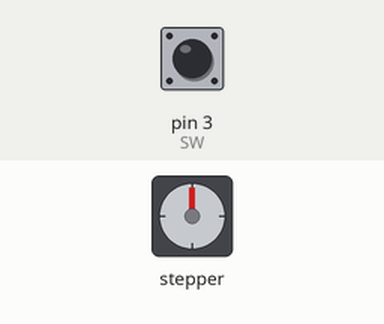
This sketch was run on a simulated Arduino Uno, built with avr-gcc and run on an emulated ATmega328P. Shown: stepper motor. Inputs (shaded band) come from the test bench; at power-on: pin 3 (SW) HIGH. Stepper angles assume 2048 steps per turn.

Above: at 1.2 s.
1.3 s: pin 3 (SW) pulled LOW for 0.15 s
At 3.2 s:
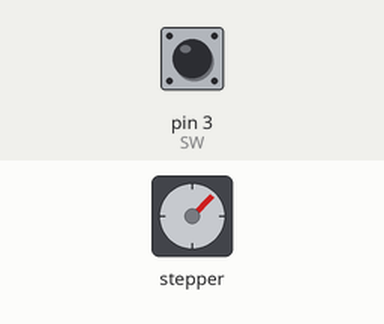
3.5 s: pin 3 (SW) pulled LOW for 1 s
At 5.4 s:
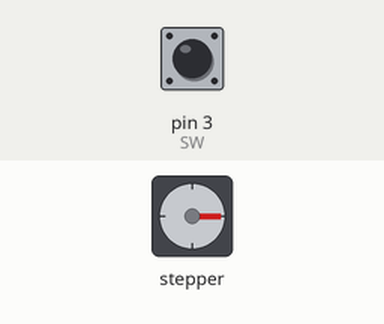
6.0 s: pin 3 (SW) pulled LOW for 0.15 s
At 7.6 s:
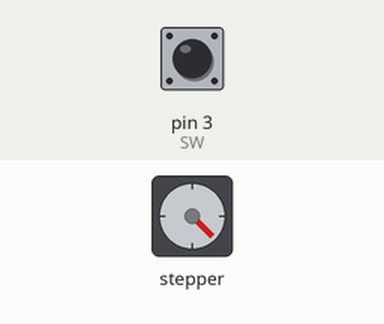
8.2 s: pin 3 (SW) pulled LOW for 3.2 s
At 9.5 s:
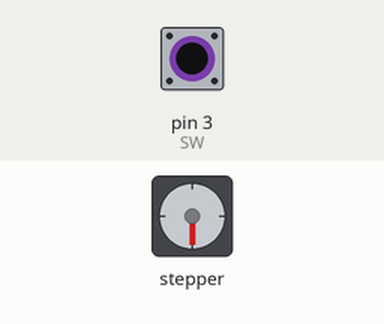
12.9 s: pin 3 (SW) pulled LOW for 0.15 s
At 14.5 s:
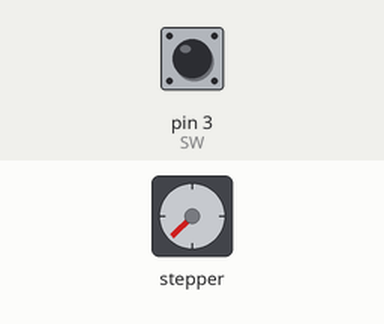
15.1 s: pin 3 (SW) pulled LOW for 1 s
At 16.5 s:
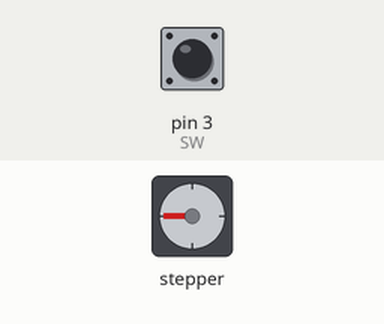
Timing chart, 0 to 18.1 s (numbered marks = the images above; inputs shaded):
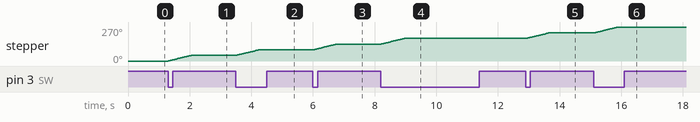

The sketch:

motor_on.ino
```cpp
#include <Stepper.h>

#define MOTOR_1   (4)   // blue
#define MOTOR_2   (5)   // pink
#define MOTOR_3   (6)   // yellow
#define MOTOR_4   (7)   // orange

#define SW  (3)

#define MOTOR_STEPS (2048)

// ライブラリが想定している配線が異なるので2番、3番を入れ替える
Stepper myStepper(MOTOR_STEPS, MOTOR_1, MOTOR_3, MOTOR_2, MOTOR_4);

void setup() {
  pinMode(SW, INPUT);
  myStepper.setSpeed(10);
}

void loop() {
  // スイッチを押して離すとモーターを45°回転させる
  while (!digitalRead(SW)) { delay(50); }
  while (digitalRead(SW))  { delay(50); }
  myStepper.step(256);

  // 静止時の負荷が無く勿体無いので電流を止める
  stopMotor();
}

// モーターへの電流を止める
void stopMotor() {
  digitalWrite(MOTOR_1, LOW);
  digitalWrite(MOTOR_2, LOW);
  digitalWrite(MOTOR_3, LOW);
  digitalWrite(MOTOR_4, LOW);
}
```

Measured:
- after the input at 1.3 s, stepper: turns 45° clockwise in 0.74 s, starting at once
- after the input at 3.5 s, stepper: turns 45° clockwise in 0.74 s, starting at once
- after the input at 6.0 s, stepper: turns 45° clockwise in 0.74 s, starting at once
- after the input at 8.2 s, stepper: turns 45° clockwise in 0.74 s, starting at once
- after the input at 12.9 s, stepper: turns 45° clockwise in 0.74 s, starting at once
- after the input at 15.1 s, stepper: turns 45° clockwise in 0.74 s, starting at once
